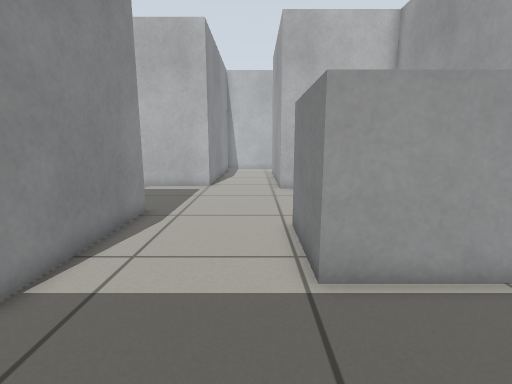
view 1 (above)

16 first-person views from a walk through a world built for the Gazebo simulator. The camera is 0.69 m above the floor, tilts 10° down and sees 85° across. The floor is counted in squares, 0.25 m on a side. Each view is taken from the middle of a square. On the plan, view 1 faces up. The plan holds only what a view shows up to about 19 squares ahead; the rest is blank.

view 2
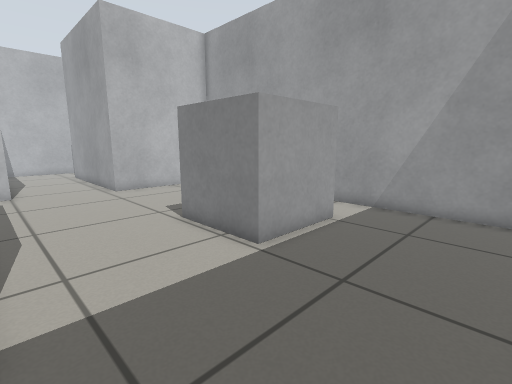

view 3
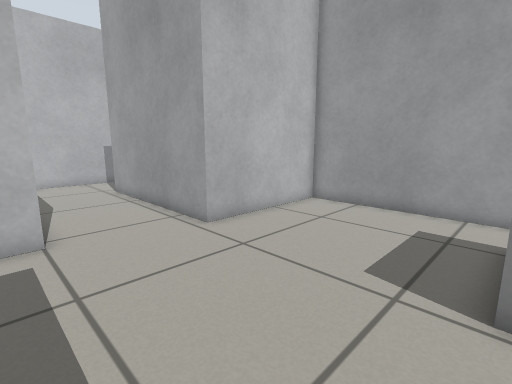

view 4
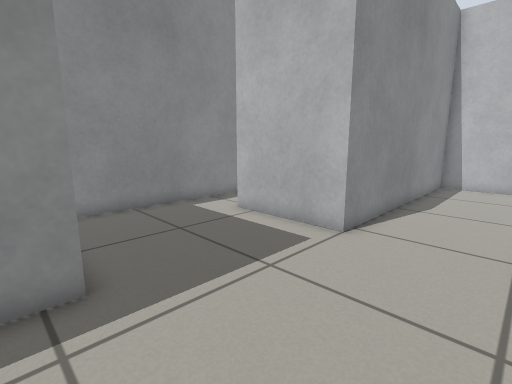

view 5
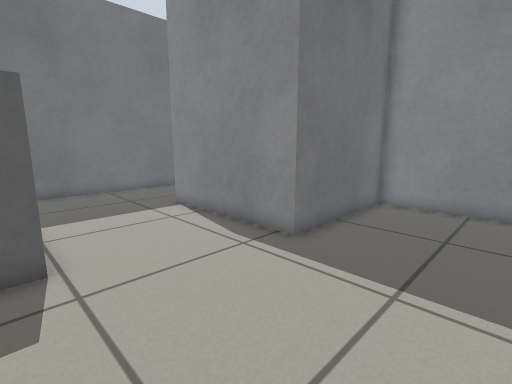

view 6
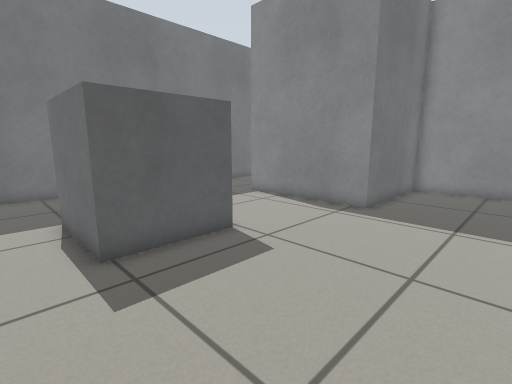

view 7
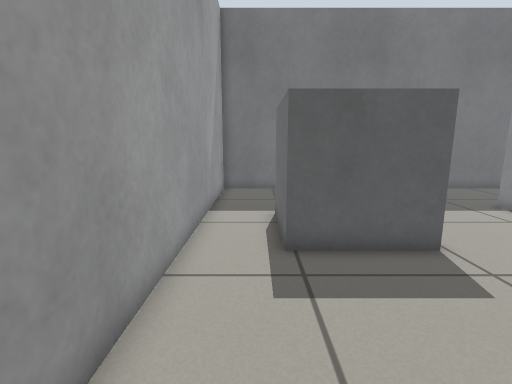

view 8
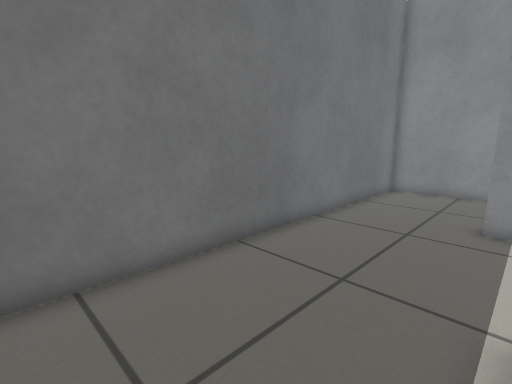

view 9
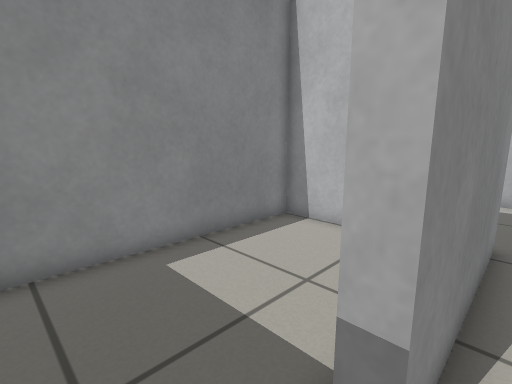

view 10
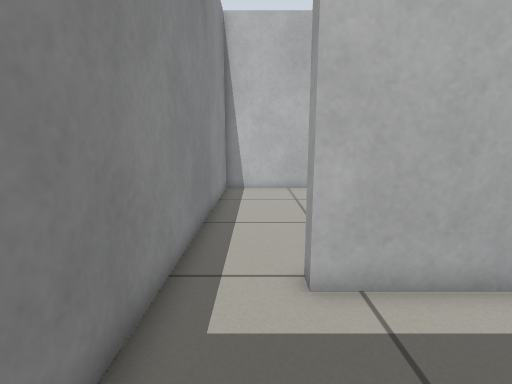

view 11
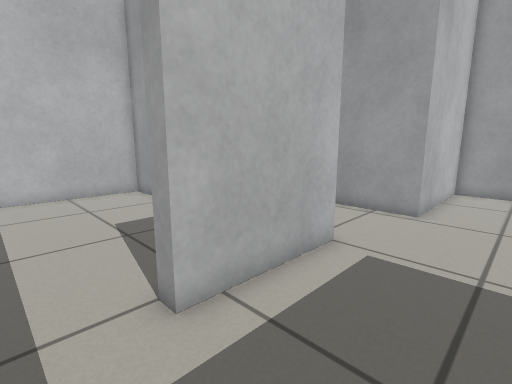

view 12
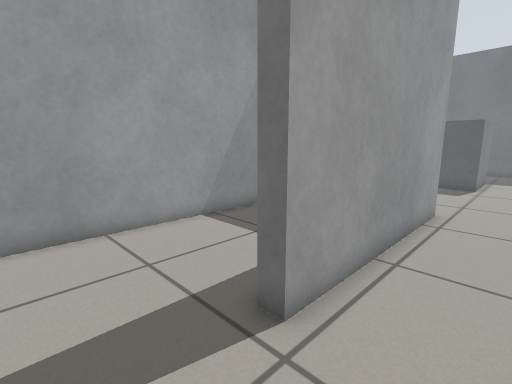

view 13
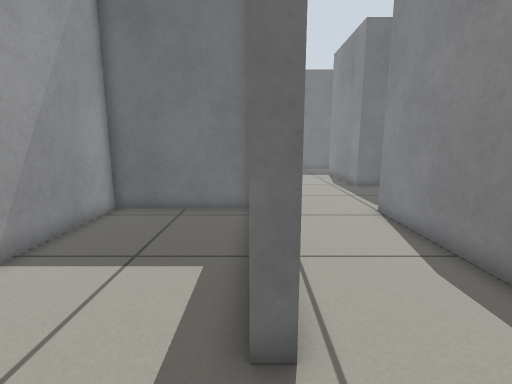

view 14
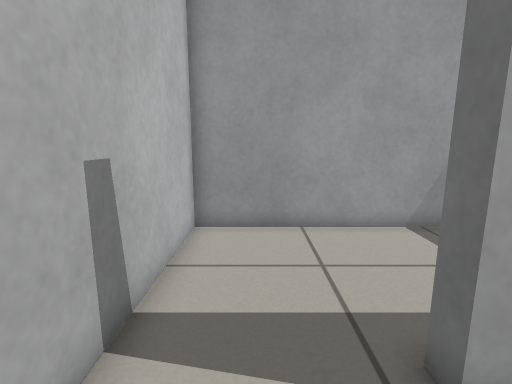

view 15
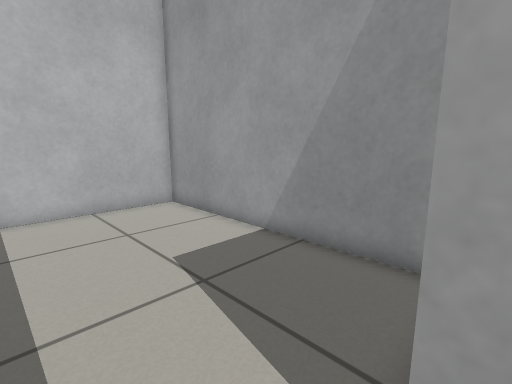

view 16
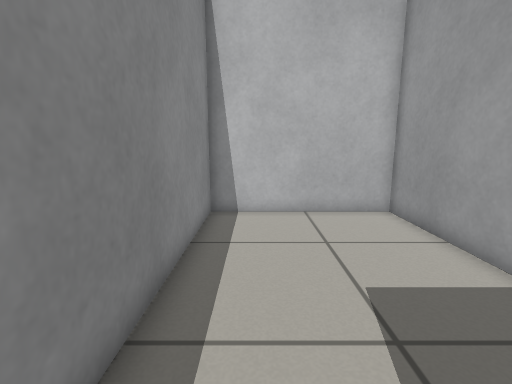

### Floor plan
Key: @ floor where view 1 was taken; # wall or solid block; . floor; B grey box.
Columns run from 11 left of view 1 to 8 right of it. Each row starts with its distance up from view 1.
 30 ####################
 29 #.......#..........#
 28 #.......#..........#
 27 #.......#..........#
 26 #.......#..........#
 25 #.......#....#.....#
 24 #.......#....#.....#
 23 #.......#....#.....#
 22 #.......#....#.....#
 21 #.......#....#.....#
 20 #.......#....#.....#
 19 #.......#....#.....#
 18 #...#####....#.....#
 17 #............#######
 16 #..................#
 15 #..................#
 14 #..................#
 13 #..................#
 12 #..................#
 11 #######............#
 10 #...  #............#
  9 #...  #.....BBBBB..#
  8 #.... #.....B   B..#
  7 #.....#.....B   B..#
  6 #.....#.....B   B..#
  5 #.....#......BBBB..#
  4 #..................#
  3 #..................#
  2 #..................#
  1 #..................#
  0 #..........@.......#
 -1 ####################

Where each view was taken, in squares from view 1:
view 1: 0 up, 0 right, facing up
view 2: 0 up, 4 left, facing up-right
view 3: 9 up, 4 left, facing up-right
view 4: 10 up, 1 right, facing up-left
view 5: 16 up, 2 right, facing down-left
view 6: 16 up, 7 right, facing down-left
view 7: 16 up, 6 right, facing down
view 8: 5 up, 6 right, facing down-left
view 9: 2 up, 4 left, facing up-left
view 10: 13 up, 9 left, facing up
view 11: 14 up, 10 left, facing up-right
view 12: 29 up, 1 left, facing down-right
view 13: 29 up, 2 right, facing down
view 14: 28 up, 1 left, facing right
view 15: 18 up, 10 left, facing up-right
view 16: 19 up, 9 left, facing up
